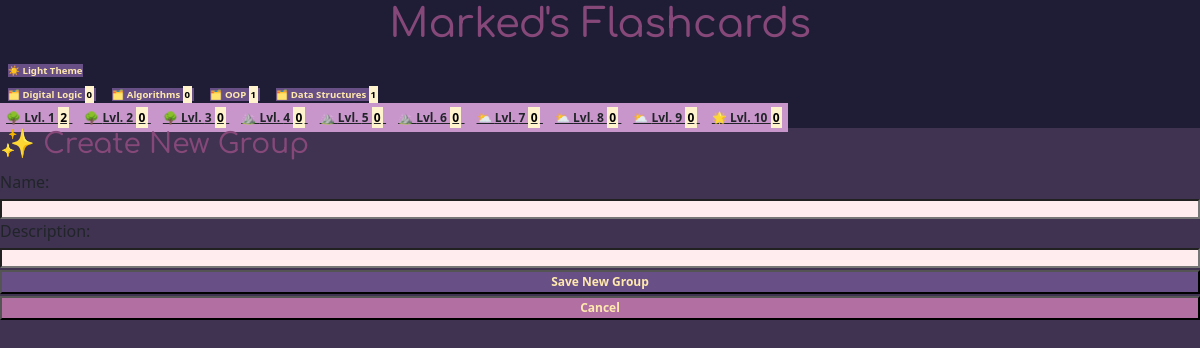
/new_group, run on the app's committed database.
### cards/models.py (models this page shows, shortened)
class Group(models.Model):
    name = models.CharField(max_length=100)
    description = models.CharField(max_length=280, default="")

### cards/views.py (the view)
class NewGroupView(CreateView):
    model = Group
    fields: list = ["name", "description"]
    success_url = reverse_lazy('new-group')

### cards/templatetags/cards_tags.py (called while the page is built)
@register.inclusion_tag("cards/box_template.html")
def boxes_as_links():
    boxes = []
    for box_num in BOXES:
        card_count = Card.objects.filter(box=box_num).count()
        boxes.append({
            "number": box_num,
            "card_count": card_count,
        })
    return {"boxes": boxes}

### cards/templatetags/group_tags.py (called while the page is built)
@register.inclusion_tag("cards/group_template.html")
def groups_as_links() -> Dict:
    groups = []
    for group in Group.objects.all():
        card_per_group = Card.objects.filter(group_name=group.name).count()
        groups.append({
            "name": group.name,
            "cards_per_group": card_per_group,
        })
    return {"groups": groups}

### cards/templates/cards/group_form.html (shortened to what this page needs)
{% extends "cards/index.html" %}
{% block content %}
    <h3>✨ Create New Group</h3>
    <form method="POST">
        {{ form.as_table }}
        <input type="submit" value="Save New Group">
    </form>
    <form action='{% url 'card-list' %}'>
        <input type="submit" value="Cancel" id="cancel"/>
    </form>
{% endblock content %}

### cards/templates/cards/group_template.html
{% load humanize %}
{% for group in groups %}
        <a href="{% url 'group' group_name=group.name %}" role="button" class="groups">
            🗂️ {{ group.name }}
            <mark>{{ group.cards_per_group }}</mark>
        </a>
{% endfor %}

### static/css/dark.css (style rules this page uses)
:root { --accent: #1F1D36; --accent-bg: white; --small-text: #E9A6A6; --bg: #261C2C; --text: #864879; --text-light: #585858; --border: #d8dae1; --code: #d81b60; --preformatted: #444; --cards: #344374; }
body { background-color: #3F3351; border-bottom: 0px; }
h1, h2, h3 { color: var(--text); font-family: Comfortaa; }
button, a[role="button"], input[type="submit"] { background-color: #685086; color: #FFE9AE; text-decoration: none; font-weight: 600; font-size: 0.8vw; }
button, a[role="button"] { margin-left: 8px; margin-right: 8px; }
input, select, textarea { width: 100%; background-color: #FFECEF; color: #E26868; font-weight: 500; font-size: 0.8vw; }
.groups { background-color: #344374; color: var(--small-text); font-size: 1vw; text-decoration: none; }
input[id="cancel"] { background-color: #B270A2; }
input[type="submit"] { font-size: 1vw; }
a, a:visited, a:hover, a:active { color: inherit; }

### data on the page
Group: name "Digital Logic"
Group: name "Algorithms"
Group: name "OOP"
Group: name "Data Structures"

### other printed values
{{ group.cards_per_group }} "0" "0" "1" "1"
{{ box.number }} "1" "2" "3" "4" "5" "6" "7" "8" "9" "10"
{{ box.card_count }} "2" "0" "0" "0" "0" "0" "0" "0" "0" "0"
